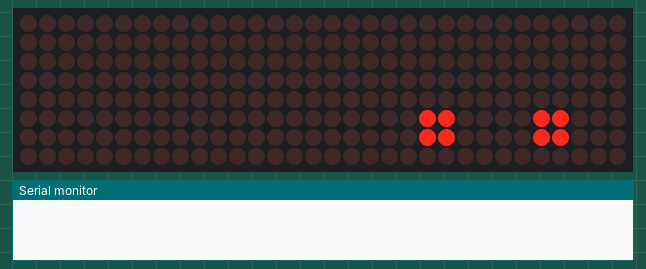
This sketch was run on a simulated ESP8266 (NodeMCU). Shown: 32×8 LED matrix, the last lines printed to the serial monitor. WiFi joins after 1.5 s; servers stay silent unless stated.

Above: at 0.45 s.
At 4.76 s:
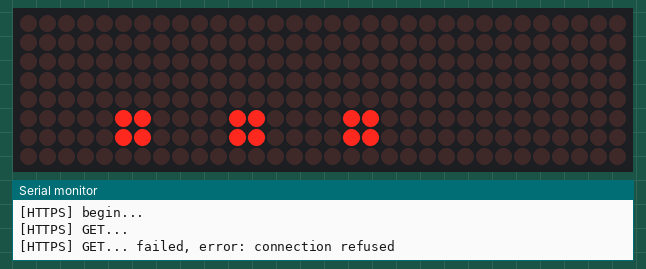
At 10.11 s:
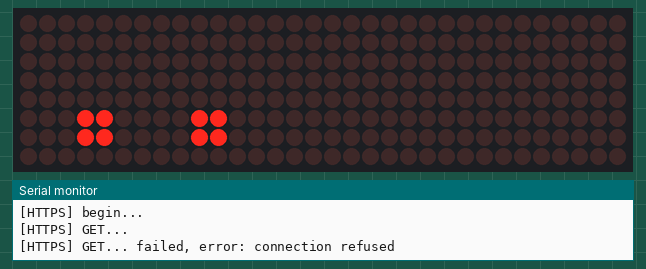
At 19.74 s:
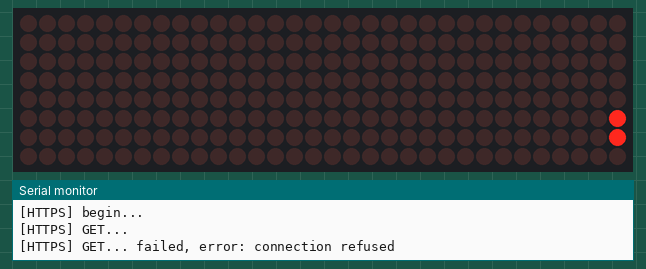
At 29.35 s:
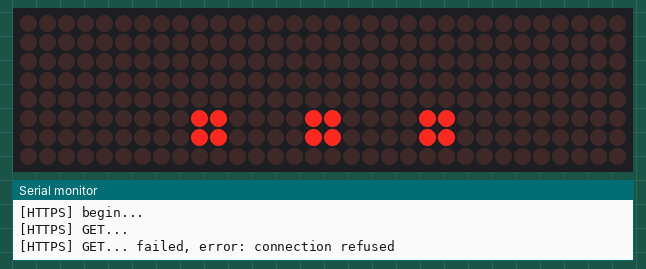
At 39.59 s:
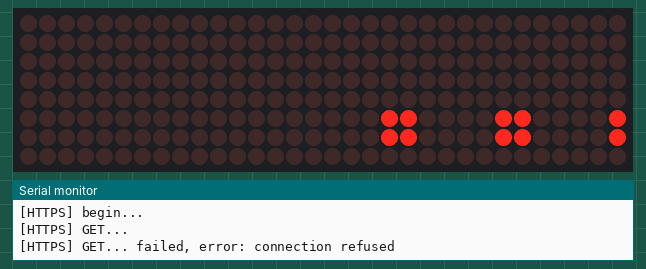

The sketch:

message-board.ino
```cpp
#include <Arduino.h>
#include <SPI.h>
#include <ESP8266WiFi.h>
#include <WiFiClientSecureBearSSL.h>
#include <ESP8266HTTPClient.h>
#include <Adafruit_GFX.h>
#include <Max72xxPanel.h>
#include <ArduinoJson.h>
#include <time.h>

int pinCS = 2; // Attach CS to this pin, DIN to MOSI and CLK to SCK (cf http://arduino.cc/en/Reference/SPI )
int numberOfHorizontalDisplays = 4;
int numberOfVerticalDisplays = 1;
char time_value[20];

String dm;
String message;

const char *ssid = "<ssid>";           // SSID
const char *password = "<password>"; // Password

const char *host = "http://localhost";
const String path = "sample_message.json";
// const int httpsPort = 443;
// const char* fingerprint = "AB CD EF XX XX XX";

Max72xxPanel matrix = Max72xxPanel(pinCS, numberOfHorizontalDisplays, numberOfVerticalDisplays);

int wait = 50; // In milliseconds between scroll movements
int spacer = 1;
int width = 5 + spacer; // The font width is 5 pixels

void setup(void)
{
  Serial.begin(115200);

  WiFi.begin(ssid, password); // Connect to Wi-Fi

  matrix.setIntensity(2);   // Use a value between 0 and 15 for brightness
  matrix.setRotation(0, 1); // The first display is position upside down
  matrix.setRotation(1, 1); // The first display is position upside down
  matrix.setRotation(2, 1); // The first display is position upside down
  matrix.setRotation(3, 1); // The first display is position upside down

  wait = 50; // 0.05 sec
  dm = "...";
}

void loop()
{
  displayMsg(dm);
  displayMsg(dm);
  displayMsg(dm);

  getMsg();
}

void displayMsg(String message)
{
  for (int i = 0; i < width * message.length() + matrix.width() - spacer; i++)
  {
    // matrix.fillScreen(LOW);
    int letter = i / width;
    int x = (matrix.width() - 1) - i % width;
    int y = (matrix.height() - 8) / 2; // center the text vertically
    while (x + width - spacer >= 0 && letter >= 0)
    {
      if (letter < message.length())
      {
        matrix.drawChar(x, y, message[letter], HIGH, LOW, 1); // HIGH LOW means foreground ON, background OFF, reverse these to invert the display!
      }
      letter--;
      x -= width;
    }
    // Send bitmap to display
    matrix.write();
    delay(wait / 2);
  }
}

void getMsg()
{
  StaticJsonDocument<200> doc;

  // wait for Wi-Fi connection
  if ((WiFi.status() == WL_CONNECTED))
  {
    std::unique_ptr<BearSSL::WiFiClientSecure> client(new BearSSL::WiFiClientSecure);

    // client->setFingerprint(fingerprint);
    client->setInsecure();

    HTTPClient https;

    Serial.print("[HTTPS] begin...\n");

    if (https.begin(*client, host + path))
    { // HTTPS

      Serial.print("[HTTPS] GET...\n");

      // start connection and send HTTP header
      int httpCode = https.GET();

      // httpCode will be negative on error
      if (httpCode > 0)
      {
        // HTTP header has been send and Server response header has been handled
        Serial.printf("[HTTPS] GET... code: %d\n", httpCode);

        // file found at server
        if (httpCode == HTTP_CODE_OK || httpCode == HTTP_CODE_MOVED_PERMANENTLY)
        {
          String payload = https.getString();

          Serial.println(payload);

          DeserializationError error = deserializeJson(doc, payload);

          String message = doc["message"];
          String first_name = doc["first_name"];

          dm = message + " from " + first_name;
        }
      }
      else
      {
        Serial.printf("[HTTPS] GET... failed, error: %s\n", https.errorToString(httpCode).c_str());
      }

      https.end();
    }
    else
    {
      Serial.printf("[HTTPS] Unable to connect\n");
    }
  }
}
```
